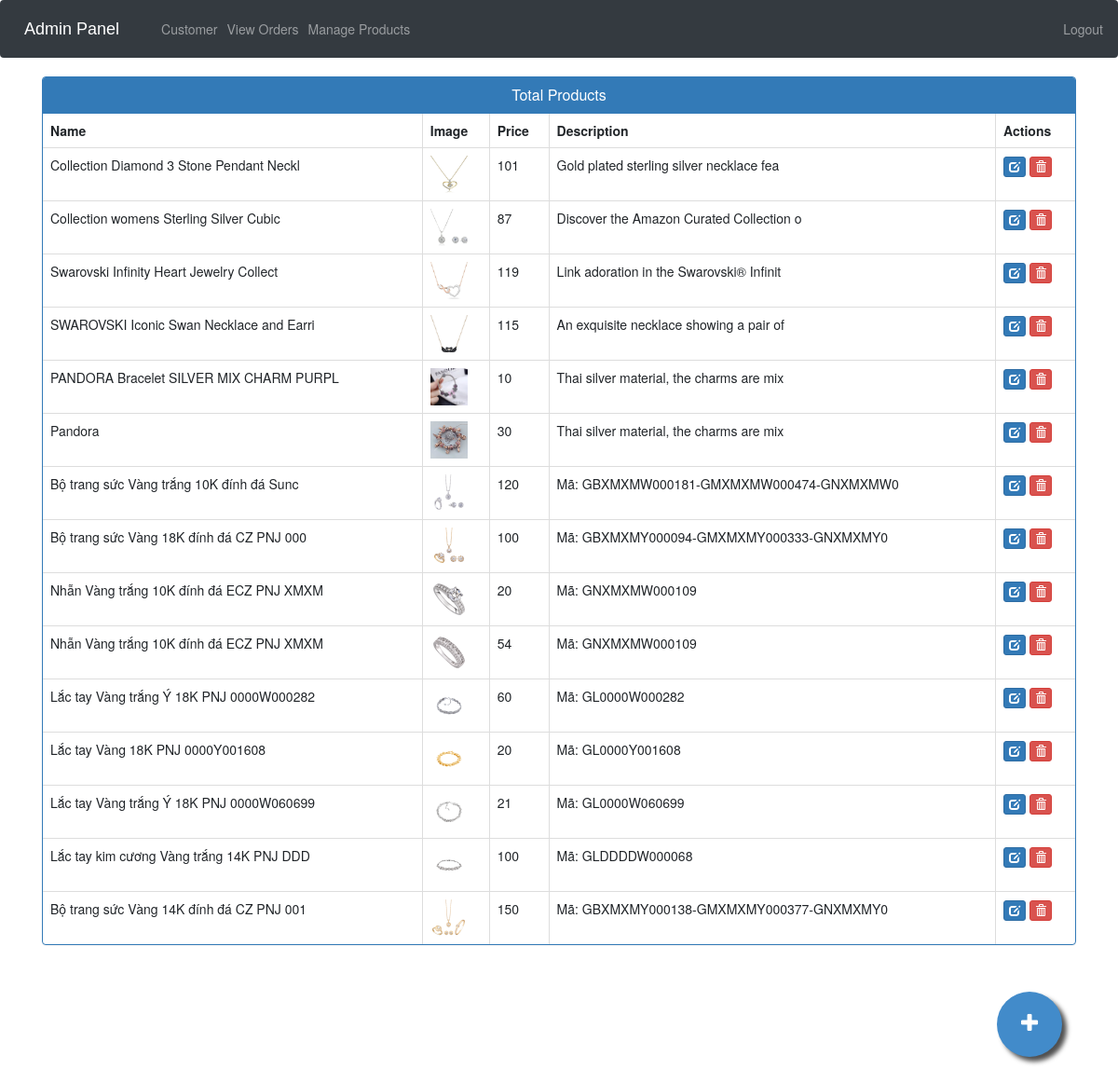
The app's page /admin-products (signed in) with its own data.
### ecom/models.py (models this page shows, shortened)
class Product(models.Model):
    name=models.CharField(max_length=40)
    product_image= models.ImageField(upload_to='product_image/',null=True,blank=True)
    price = models.PositiveIntegerField()
    description=models.CharField(max_length=40)

### ecom/views.py (the view)
# urls.py: path('admin-products', views.admin_products_view,name='admin-products'),
@login_required(login_url='adminlogin')
def admin_products_view(request):
    products=models.Product.objects.all()
    return render(request,'ecom/admin_products.html',{'products':products})

### templates/ecom/admin_products.html (shortened to what this page needs)
{% extends 'ecom/admin_base.html' %}
{% load static %}
{% block content %}
<head>
  <link href="//netdna.bootstrapcdn.com/bootstrap/3.0.0/css/bootstrap.min.css" rel="stylesheet" id="bootstrap-css">
</head>
<div class="container">
  <div class="panel panel-primary">
    <div class="panel-heading">
      <h6 class="panel-title">Total Products</h6>
    </div>
    <table class="table table-hover table-bordered" id="dev-table">
      <thead>
        <tr>
          <th>Name</th>
          <th>Image</th>
          <th>Price</th>
          <th>Description</th>
          <th>Actions</th>
        </tr>
      </thead>
      {% for p in products %}
  {% if p %}
      <tr>
        <td> {{p.name}}</td>
        <td> <img src="{% static p.product_image.url %}" alt="Profile Pic" height="40px" width="40px" /></td>
        <td>{{p.price}}</td>
        <td>{{p.description}}</td>
        <td><a class="btn btn-primary btn-xs" href="{% url 'update-product' p.id  %}"><span class="glyphicon glyphicon-edit"></span></a>
          <a class="btn btn-danger btn-xs" href="{% url 'delete-product' p.id  %}"><span class="glyphicon glyphicon-trash"></span></a></td>
      </tr>
      {%else%}
      <br><br><br>
      <h1>No Products!!</h1>
      {% endif %}
      {% endfor %}
    </table>
  </div>
</div>
<a href="/admin-add-product" class="float">
<i class="fa fa-plus my-float"></i>
</a>
{% endblock content %}

### templates/ecom/admin_base.html (style rules this page uses)
.fa { font-size: 23px; width: 2em; height: 2em; text-align: center; text-decoration: none; margin: 5px 2px; border-radius: 50%; padding-top: 0.5em; }

### templates/ecom/admin_products.html (style rules this page uses)
a:link { text-decoration: none; }
h6 { text-align: center; }
.float { position:fixed; width:70px; height:70px; bottom:60px; right:60px; background-color:#428bca; color:#FFF; border-radius:50px; text-align:center; box-shadow: 5px 5px 5px #505050; }
.my-float { margin-top:22px; }
.fa { padding: 0em 0.5em; }

### records on screen
Product: name "Collection Diamond 3 Stone Pendant Neckl", product_image (picture), price "101", description "Gold plated sterling silver necklace fea"
Product: name "Collection womens Sterling Silver Cubic", product_image (picture), price "87", description "Discover the Amazon Curated Collection o"
Product: name "Swarovski Infinity Heart Jewelry Collect", product_image (picture), price "119", description "Link adoration in the Swarovski® Infinit"
Product: name "SWAROVSKI Iconic Swan Necklace and Earri", product_image (picture), price "115", description "An exquisite necklace showing a pair of"
Product: name "PANDORA Bracelet SILVER MIX CHARM PURPL", product_image (picture), price "10", description "Thai silver material, the charms are mix"
Product: name "Pandora", product_image (picture), price "30", description "Thai silver material, the charms are mix"
Product: name "Bộ trang sức Vàng trắng 10K đính đá Sunc", product_image (picture), price "120", description "Mã: GBXMXMW000181-GMXMXMW000474-GNXMXMW0"
Product: name "Bộ trang sức Vàng 18K đính đá CZ PNJ 000", product_image (picture), price "100", description "Mã: GBXMXMY000094-GMXMXMY000333-GNXMXMY0"
Product: name "Nhẫn Vàng trắng 10K đính đá ECZ PNJ XMXM", product_image (picture), price "20", description "Mã: GNXMXMW000109"
Product: name "Nhẫn Vàng trắng 10K đính đá ECZ PNJ XMXM", product_image (picture), price "54", description "Mã: GNXMXMW000109"
Product: name "Lắc tay Vàng trắng Ý 18K PNJ 0000W000282", product_image (picture), price "60", description "Mã: GL0000W000282"
Product: name "Lắc tay Vàng 18K PNJ 0000Y001608", product_image (picture), price "20", description "Mã: GL0000Y001608"
Product: name "Lắc tay Vàng trắng Ý 18K PNJ 0000W060699", product_image (picture), price "21", description "Mã: GL0000W060699"
Product: name "Lắc tay kim cương Vàng trắng 14K PNJ DDD", product_image (picture), price "100", description "Mã: GLDDDDW000068"
Product: name "Bộ trang sức Vàng 14K đính đá CZ PNJ 001", product_image (picture), price "150", description "Mã: GBXMXMY000138-GMXMXMY000377-GNXMXMY0"
